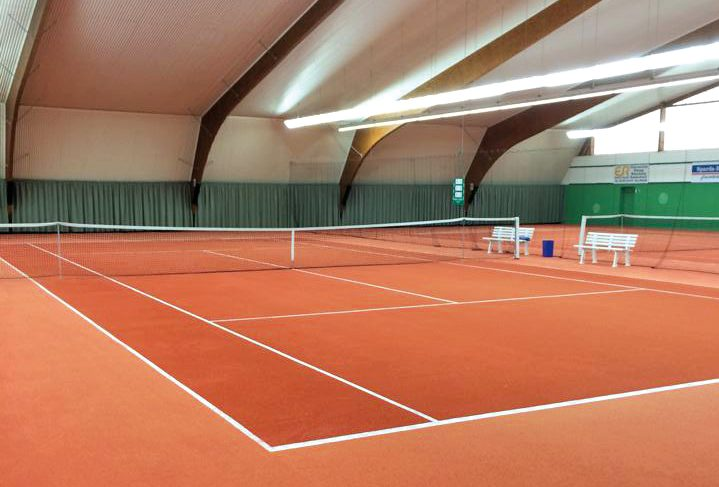
#> input picture assets/non-compliant-example.jpg, 719 x 487 px; its folder holds only this picture in this run
$ python -i func.py   (imports and definitions only)
#> lines starting #> are read from the running program, lines starting #| are printed output that depends on the picture
import os
import cv2
import random
import json
import colorsys
import numpy as np
from pydantic import BaseModel, ValidationError, TypeAdapter
from PIL import Image
from pathlib import Path
from skimage.morphology import skeletonize
from typing import Literal, Iterable, Optional
from utils.lines import Line, LineGroup, Point, Intersection
from utils.schemas import GroundTruthCourtPoints
from utils.const import ARRAY_X_INDEX, ARRAY_Y_INDEX, WIDTH, LENGTH, DIST_FROM_BASELINE, DIST_OUTER_SIDELINE, COURT_LENGTH_HALF, COURT_WIDTH_HALF, SETTINGS
import matplotlib.pyplot as plt

def _plot_objs(*objs) -> None:
    for obj in objs:
        plt.imshow(obj); plt.show()


# [36 lines left out: function get_pictures, not called in this run]


def apply_hough_transformation(img_rgb: np.ndarray, blur_kernel_size: int = 5, canny_thresh_lower: int = 50, canny_thresh_upper: int = 150, hough_thresh: int = 100, hough_min_line_len: int = 100, hough_max_line_gap: int = 10) -> tuple[np.ndarray, list]:
    """
    It applies probabilistic Hough line transformation to given RGB image
    process of applying hough transformation to the image is as follows:
        - creating copy of original image,
        - then copy is converted to gray scale,
        - later the gaussian blur filter is applied to the gray scaled image
        - on the blurred image Canny's edges detection is processed
        - on the binary image that contains the detected edges Hough transformation is processed to get lines,
            if any detected, it contains two points - both ends of line, between them we can plot strainght line

    In HoughLinesP function - constant values of 1 and np.pi/180 indicates respectively rho and theta parameters that dont need to be tuned

    Args:
        img_rgb (np.ndarray): an RGB image
        blur_kernel_size (int, optional): size of square blur kernel. Defaults to 5.
        canny_thresh_lower (int, optional): lower threshold for the hysteresis process in Canny. Defaults to 50.
        canny_thresh_upper (int, optional): upper thresholds for the hysteresis process in Canny. Defaults to 150.
        hough_thresh (int, optional): minimum number of intersections (votes) in the accumulator to "declare" a line - the higher value the fewer lines, only strong ones. Defaults to 100.
        hough_min_line_len (int, optional): the minimum length (in pixels) of a line segment to be accepted, short segments below this length are ignored. Defaults to 100.
        hough_max_line_gap (int, optional): the maximum allowed gap between two line segments to treat them as a single line, if endpoints of two segments are close enough (within this gap), they are joined into one line. Defaults to 10.

    Returns:
        tuple[np.ndarray, list]: image with detected lines drawn, list of lists of 4 integers each item - that indicates both ends of detected lines
    """
#> called with blur_kernel_size = 5, canny_thresh_lower = 50, canny_thresh_upper = 150, hough_thresh = 100, hough_min_line_len = 100, hough_max_line_gap = 10
    img_copy = img_rgb.copy()
    img_gray = cv2.cvtColor(img_rgb, cv2.COLOR_RGB2GRAY)
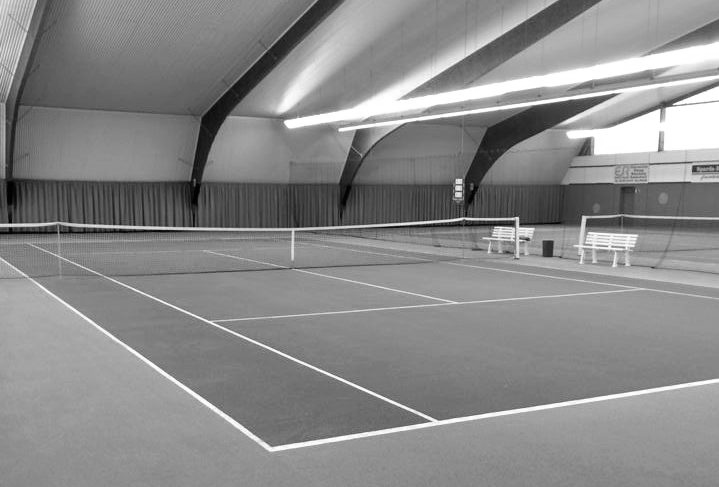
#> img_gray: shape (487, 719); min 0, max 255, mean 137.1

    blurred = cv2.GaussianBlur(img_gray, (blur_kernel_size, blur_kernel_size), 0)
    edges = cv2.Canny(blurred, canny_thresh_lower, canny_thresh_upper)
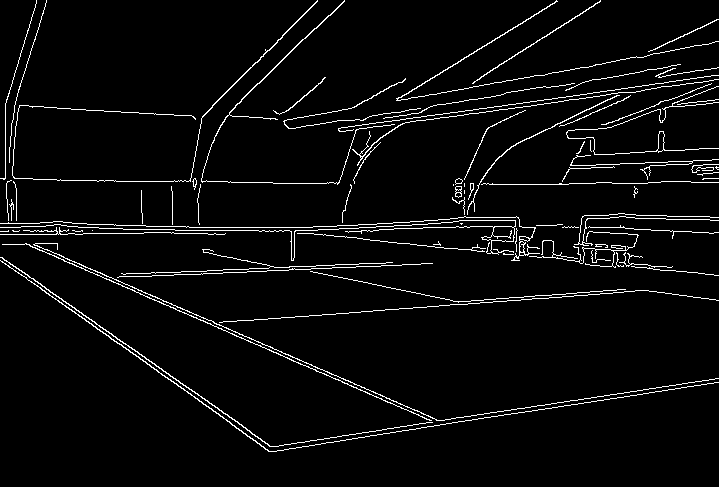
#> edges: shape (487, 719); 4.1% white in thin lines or dots

    lines = cv2.HoughLinesP(edges, 1, np.pi/180, threshold=hough_thresh, minLineLength=hough_min_line_len, maxLineGap=hough_max_line_gap)
#> lines = 35 rows, first 6: [338, 128, 718, 75], [186, 227, 312, 227], [26, 234, 173, 232], [447, 117, 718, 79], [269, 451, 571, 404], [1, 257, 271, 446]
    if lines is None:
        lines = []

    for line in lines:
        x1, y1, x2, y2 = line[0]
        cv2.line(img_copy, (x1, y1), (x2, y2), (0, 255, 0), 2)
#> this loop made 35 passes
#> (x1, y1, x2, y2) on passes 1 to 12: (338, 128, 718, 75), (186, 227, 312, 227), (26, 234, 173, 232), (447, 117, 718, 79), (269, 451, 571, 404), (1, 257, 271, 446), (264, 448, 538, 405), (309, 233, 545, 257), (33, 179, 177, 181), (0, 260, 218, 413), (396, 100, 625, 59), (260, 345, 430, 420)
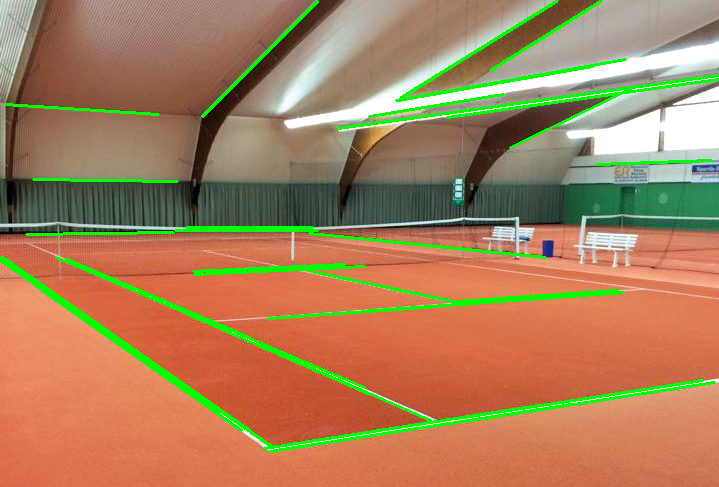
#> img_copy: shape (487, 719, 3); mean R, G, B 168, 129.2, 90.7

    return img_copy, lines


# [321 lines left out: functions group_lines, draw_line_group, generate_similar_color_pairs, find_point_neighbourhood, _clamp_to_img, _unit_tangent and 2 more, not called in this run]


def check_items_sign(line_groups: list[LineGroup]) -> bool:
    return all(item.slope > 0 for item in line_groups) or all(item.slope < 0 for item in line_groups)


# [577 lines left out: functions transform_point, transform_line, transform_intersection, _count_array_sequence_group, is_court_corner, angle_between_lines and 16 more, not called in this run]

>>> import cv2
>>> picture = cv2.cvtColor(cv2.imread('../assets/non-compliant-example.jpg'), cv2.COLOR_BGR2RGB)
>>> result = apply_hough_transformation(picture)

$ run again, on assets/test1.jpg
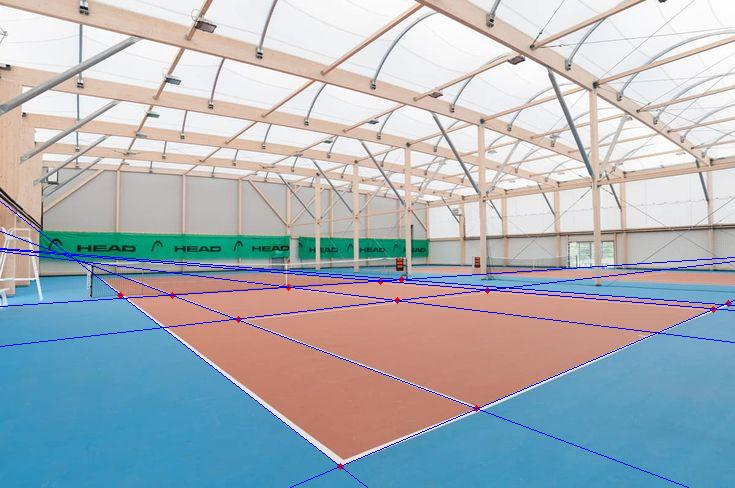
#> input picture assets/test1.jpg, 735 x 488 px
#> in apply_hough_transformation, `edges = cv2.Canny(blurred, canny_thresh_lower, canny_thresh_upper)`:
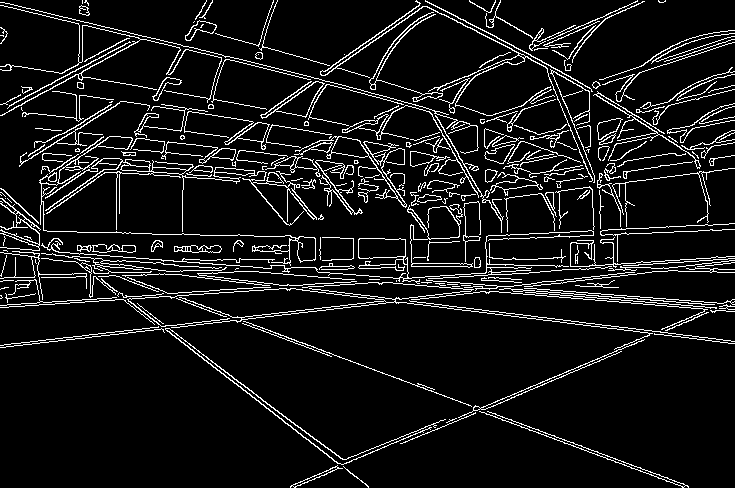
#> edges: shape (488, 735); 8.7% white in thin lines or dots
#> lines = 80 rows, first 6: [283, 288, 734, 343], [302, 287, 730, 340], [471, 287, 733, 309], [323, 351, 623, 461], [5, 347, 265, 316], [52, 240, 368, 487]
#> the loop in apply_hough_transformation, `for line in lines:` made 80 passes
#> after the loop in apply_hough_transformation, `for line in lines:`:
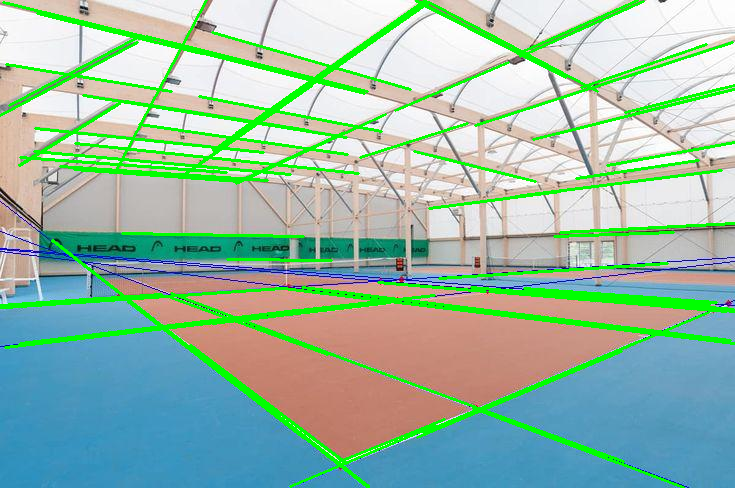
#> img_copy: shape (488, 735, 3); mean R, G, B 151.4, 186.9, 166.8
